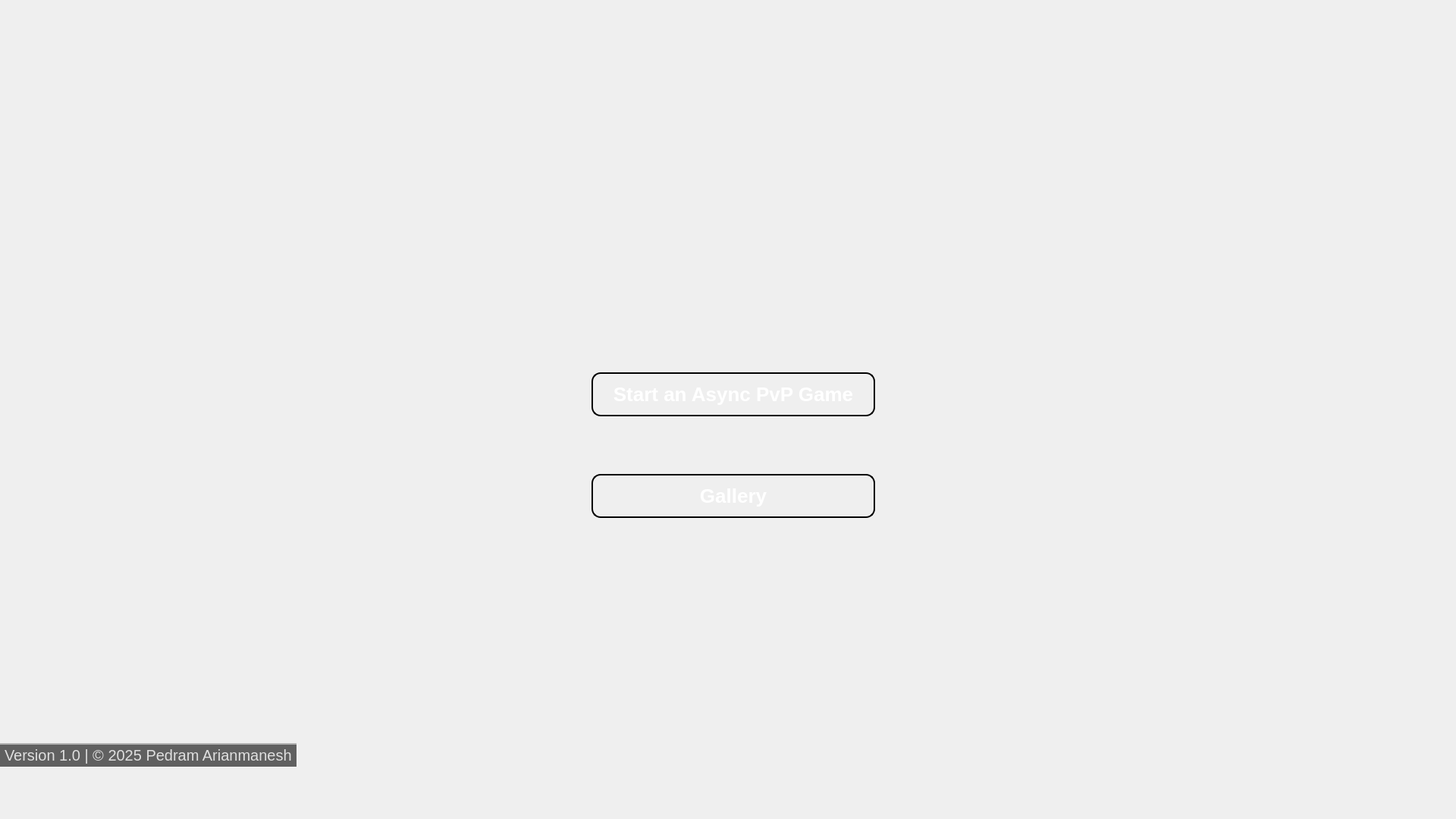
<?xml version="1.0" encoding="UTF-8"?>
<ui version="4.0">
 <class>Menu</class>
 <widget class="QWidget" name="Menu">
  <property name="geometry">
   <rect>
    <x>0</x>
    <y>0</y>
    <width>1920</width>
    <height>1080</height>
   </rect>
  </property>
  <property name="minimumSize">
   <size>
    <width>1920</width>
    <height>539</height>
   </size>
  </property>
  <widget class="QLabel" name="munu_bg">
   <property name="geometry">
    <rect>
     <x>0</x>
     <y>0</y>
     <width>1920</width>
     <height>1080</height>
    </rect>
   </property>
   <property name="styleSheet">
    <string notr="true">background-image: url(:/images/menu.png);</string>
   </property>
   <property name="text">
    <string/>
   </property>
  </widget>
  <widget class="QWidget" name="verticalLayoutWidget">
   <property name="geometry">
    <rect>
     <x>780</x>
     <y>420</y>
     <width>374</width>
     <height>336</height>
    </rect>
   </property>
   <layout class="QVBoxLayout" name="verticalLayout">
    <property name="spacing">
     <number>5</number>
    </property>
    <item>
     <widget class="QPushButton" name="StartPvP">
      <property name="styleSheet">
       <string notr="true">QPushButton {
    /* Diagonal gradient: red (top-left) -&gt; blue (bottom-right) */
    background: qlineargradient(
        x1: 0, y1: 0,
        x2: 1, y2: 1,
        stop: 0 #D92B04, /* Strong red */
        stop: 1 #1948CE  /* Deep blue */
    );

    /* Solid black border for contrast against bright gradient */
    border: 2px solid #000000;
    border-radius: 12px;        /* Slightly more rounded corners */

    /* Text styling */
    color: #FFFFFF;             /* White text for strong contrast */
    font-family: Ubuntu;
    font-size: 26px;            /* Larger, more readable font size */
    font-weight: bold;          /* Makes text stand out */

    /* Button sizing for 1920×1080 screens */
    min-width: 220px;
    min-height: 10px;
    padding: 12px 24px;         /* Extra padding for a spacious feel */

    /* Shadow effect to add depth */
    box-shadow: 4px 4px 10px rgba(0, 0, 0, 0.6);
}

QPushButton:hover {
    /* Slightly brighter gradient on hover for feedback */
    background: qlineargradient(
        x1: 0, y1: 0,
        x2: 1, y2: 1,
        stop: 0 #FC5C2A, /* Brighter red */
        stop: 1 #2F6AF3  /* Brighter blue */
    );

    /* Outer glow effect */
    border: 2px solid #FFFFFF;  /* Changes border color for glow effect */
    box-shadow: 0px 0px 20px rgba(255, 255, 255, 0.8);
}

QPushButton:pressed {
    /* Darkened gradient when pressed */
    background: qlineargradient(
        x1: 0, y1: 0,
        x2: 1, y2: 1,
        stop: 0 #A32000, /* Darker red */
        stop: 1 #0F37A5  /* Darker blue */
    );

    /* Inner shadow effect to simulate pressing */
    box-shadow: inset 4px 4px 8px rgba(0, 0, 0, 0.6);
}
</string>
      </property>
      <property name="text">
       <string>Start an Async PvP Game</string>
      </property>
     </widget>
    </item>
    <item>
     <widget class="QPushButton" name="Gallery">
      <property name="styleSheet">
       <string notr="true">QPushButton {
    /* Diagonal gradient: red (top-left) -&gt; blue (bottom-right) */
    background: qlineargradient(
        x1: 0, y1: 0,
        x2: 1, y2: 1,
        stop: 0 #D92B04, /* Strong red */
        stop: 1 #1948CE  /* Deep blue */
    );

    /* Solid black border for contrast against bright gradient */
    border: 2px solid #000000;
    border-radius: 12px;        /* Slightly more rounded corners */

    /* Text styling */
    color: #FFFFFF;             /* White text for strong contrast */
    font-family: Ubuntu;
    font-size: 26px;            /* Larger, more readable font size */
    font-weight: bold;          /* Makes text stand out */

    /* Button sizing for 1920×1080 screens */
    min-width: 220px;
    min-height: 10px;
    padding: 12px 24px;         /* Extra padding for a spacious feel */

    /* Shadow effect to add depth */
    box-shadow: 4px 4px 10px rgba(0, 0, 0, 0.6);
}

QPushButton:hover {
    /* Slightly brighter gradient on hover for feedback */
    background: qlineargradient(
        x1: 0, y1: 0,
        x2: 1, y2: 1,
        stop: 0 #FC5C2A, /* Brighter red */
        stop: 1 #2F6AF3  /* Brighter blue */
    );

    /* Outer glow effect */
    border: 2px solid #FFFFFF;  /* Changes border color for glow effect */
    box-shadow: 0px 0px 20px rgba(255, 255, 255, 0.8);
}

QPushButton:pressed {
    /* Darkened gradient when pressed */
    background: qlineargradient(
        x1: 0, y1: 0,
        x2: 1, y2: 1,
        stop: 0 #A32000, /* Darker red */
        stop: 1 #0F37A5  /* Darker blue */
    );

    /* Inner shadow effect to simulate pressing */
    box-shadow: inset 4px 4px 8px rgba(0, 0, 0, 0.6);
}
</string>
      </property>
      <property name="text">
       <string>Gallery</string>
      </property>
     </widget>
    </item>
   </layout>
  </widget>
  <widget class="QLabel" name="footer">
   <property name="geometry">
    <rect>
     <x>0</x>
     <y>980</y>
     <width>391</width>
     <height>31</height>
    </rect>
   </property>
   <property name="styleSheet">
    <string notr="true">QLabel#footer{
    font-family: Ubuntu;
    font-size: 20px;
    color: rgba(255, 255, 255, 0.8); /* Slightly transparent white for subtlety */
    padding: 1px;
    text-align: center;

    /* Background bar for separation */
    background: rgba(0, 0, 0, 0.6);
    border-top: 2px solid rgba(255, 255, 255, 0.5);
}</string>
   </property>
   <property name="text">
    <string>&lt;html&gt;&lt;head/&gt;&lt;body&gt;&lt;p&gt;Version 1.0 | © 2025 Pedram Arianmanesh &lt;/p&gt;&lt;/body&gt;&lt;/html&gt;</string>
   </property>
  </widget>
 </widget>
 <resources/>
 <connections/>
</ui>
